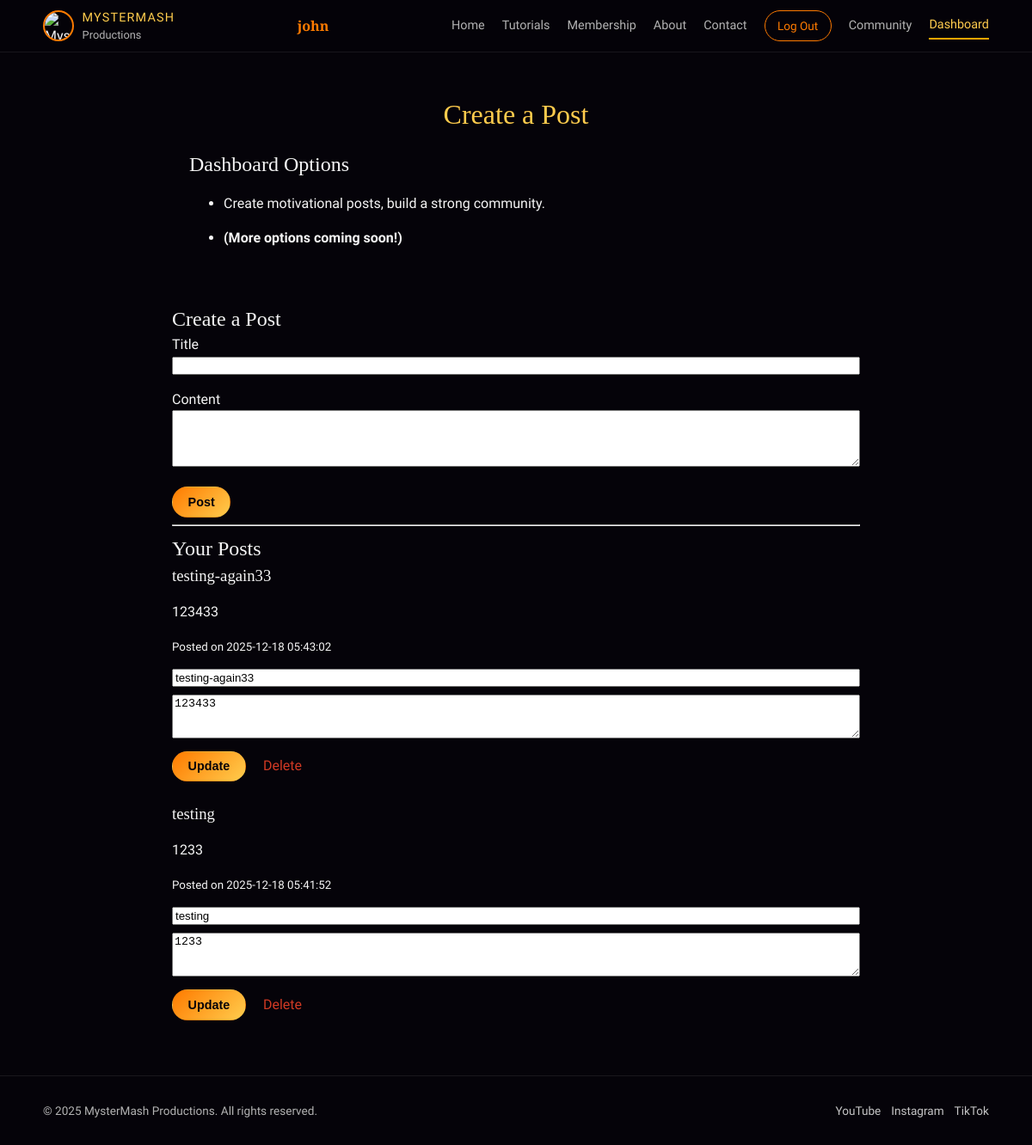
The page /user/dashboard (signed in) on the database its author committed.
### tables this page shows
CREATE TABLE `posts` (
  `id` int(11) NOT NULL,
  `user_id` int(11) NOT NULL,
  `title` varchar(150) NOT NULL,
  `content` text NOT NULL,
  `media` varchar(255) DEFAULT NULL,
  `created_at` timestamp NOT NULL DEFAULT current_timestamp()
);

### app/controllers/UserController.php (called while the page is built, shortened)
<?php
class UserController
{
    private PDO $pdo;
    public function __construct(PDO $pdo)
    {
        $this->pdo = $pdo;
    }
    public function dashboard()
    {
        $posts = Post::getByUser(
            $this->pdo,
            $_SESSION['user']['id']
        );
        include __DIR__ . '/../views/user/dashboard.php';
    }
}

### index.php (called while the page is built, shortened)
<?php
require_once __DIR__ . '/app/controllers/MainController.php';
require_once __DIR__ . '/app/controllers/UserController.php';
require_once __DIR__ . '/app/models/Post.php';
$action = $_GET['action'] ?? 'home';
$instance = new $map[$controller]($pdo);
$instance->$action();

### app/models/Post.php (called while the page is built, shortened)
<?php
class Post
{
    public static function getByUser(PDO $pdo, int $userId): array
    {
        $sql = "SELECT posts.*, users.name AS author
        FROM posts
        JOIN users ON posts.user_id = users.id
        WHERE posts.user_id = :user_id
        ORDER BY posts.created_at DESC";
        $stmt = $pdo->prepare($sql);
        $stmt->execute([
            ':user_id' => $userId
        ]);
        return $stmt->fetchAll();
    }
}

### app/views/user/dashboard.php (the view, shortened to what this page needs)
<?php include __DIR__ . '/../../../includes/header.php'; ?>
<main>
    <section class="page-header">
        <div class="container">
            <h1>Create a Post</h1>
        </div>
    </section>
    <section class="membership-section">
        <div class="container">
            <h2>Dashboard Options</h2>
            <ul>
                <li>
                    <p>
                        Create motivational posts, build a strong community.
                    </p>
                </li>
                <li>
                    <b>(More options coming soon!)</b>
                </li>
            </ul>
        </div>
    </section>
    <section class="user-create-post">
        <h2>Create a Post</h2>
        <form method="post" action="index.php?controller=post&action=create">
            <div style="margin-bottom:1rem;">
                <label>Title</label>
                <input type="text" name="title" required style="width:100%;">
            </div>
            <div style="margin-bottom:1rem;">
                <label>Content</label>
                <textarea name="content" rows="4" required style="width:100%;"></textarea>
            </div>
            <button class="btn-primary">Post</button>
        </form>
        <hr>
        <h2>Your Posts</h2>
        <?php if (empty($posts)): ?>
            <p>You haven not posted anything yet.</p>
        <?php else: ?>
            <?php foreach ($posts as $post): ?>
                <div style="margin-bottom:1.5rem;">
                    <h3><?= htmlspecialchars($post['title']); ?></h3>
                    <p><?= nl2br(htmlspecialchars($post['content'])); ?></p>
                    <small>Posted on <?= $post['created_at']; ?></small>
                    <form method="post" action="index.php?controller=post&action=update" style="margin-top:0.75rem;">
                        <div style="margin-bottom:0.5rem;">
                            <input type="text" name="title" value="<?= htmlspecialchars($post['title']); ?>" required
                                style="width:100%;">
                        </div>
                        <div style="margin-bottom:0.5rem;">
                            <textarea name="content" rows="3" required
                                style="width:100%;"><?= htmlspecialchars($post['content']); ?></textarea>
                        </div>
                        <button class="btn-primary">Update</button>
                        <a href="index.php?controller=post&action=delete&id=<?= $post['id']; ?>"
                            onclick="return confirm('Delete this post?');" style="margin-left:1rem; color:#d13a24;">
                            Delete
                        </a>
                    </form>
                </div>
            <?php endforeach; ?>
        <?php endif; ?>
    </section>
</main>
<?php include __DIR__ . '/../../../includes/footer.php'; ?>

### public/CSS/styles.css (style rules this page uses)
:root { --font-body: "Epunda Sans", system-ui, -apple-system, BlinkMacSystemFont, "Segoe UI", sans-serif; --font-heading: "Cinzel", serif; --mm-bg-main: #050309; --mm-bg-elevated: #171018; --mm-accent-fire: #ff7b00; --mm-accent-gold: #ffcc4d; --mm-accent-red: #d13a24; --mm-text-main: #f5f5f5; --mm-text-muted: #b3b3b3; --mm-border-subtle: rgba(255, 255, 255, 0.08); }
*, *::before, *::after { box-sizing: border-box; }
html, body { margin: 0; padding: 0; }
body { min-height: 100vh; background-color: var(--mm-bg-main); color: var(--mm-text-main); font-family: var(--font-body); line-height: 1.5; }
h1, h2, h3 { margin: 0; font-family: var(--font-heading); font-weight: 400; }
a { color: inherit; text-decoration: none; }
.container { width: min(1100px, 100% - 2.5rem); margin-inline: auto; }
.btn-primary, .btn-ghost { padding: 0.55rem 1.1rem; border-radius: 999px; font-size: 0.9rem; border: 1px solid transparent; cursor: pointer; display: inline-block; }
.btn-primary { background: linear-gradient( 135deg, var(--mm-accent-fire), var(--mm-accent-gold) ); color: var(--mm-bg-main); font-weight: 600; }
.page-header { padding-block: 3rem 1rem; text-align: center; }
.page-header h1 { font-size: 2rem; color: var(--mm-accent-gold); }
.membership-section { width: 800px; margin: auto; }
.user-create-post { width: 100%; max-width: 800px; margin: 4rem auto; }

### rows shown on the page
posts: title "testing-again33", content "123433", created_at "2025-12-18 05:43:02"
posts: title "testing", content "1233", created_at "2025-12-18 05:41:52"

### other values the page prints
$userName "john"
